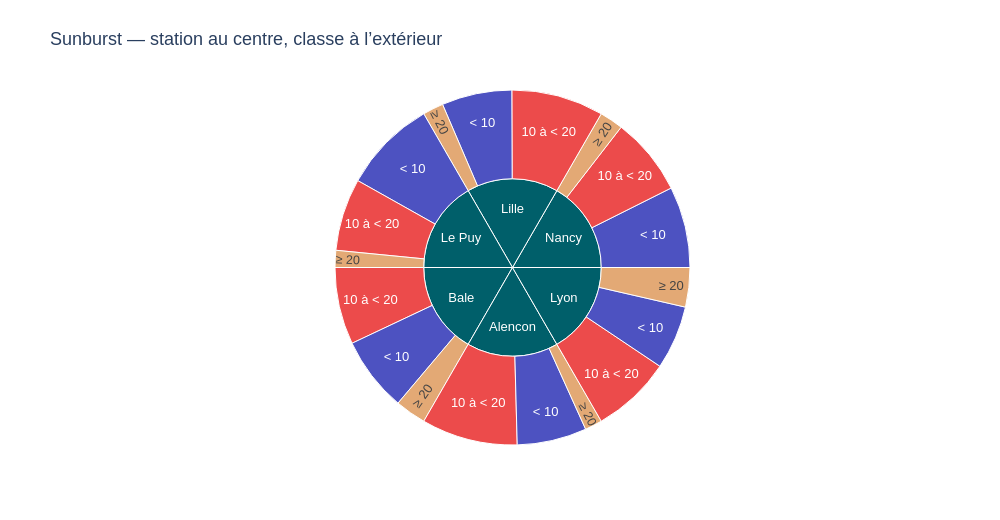

Notebook code cell kept with this figure:
### Markdown cell above
### <b><div style='padding:15px;background-color:#d8dcd6;color:#030aa7;font-size:120%;text-align: left'>Plotly</div></b>

### Code cell
ID_GRAPHIQUE = '05_06'
BIBLIOTHEQUE = 'plotly'
long=piv.rename_axis('Station').reset_index().melt(id_vars='Station',var_name='regime',value_name='n');long=long.loc[long.n.gt(0)]
fig=px.sunburst(long,path=['Station','regime'],values='n',color='regime',color_discrete_map=dict(zip(regimes,palette[:3])))
montrer_plotly(fig,'Sunburst — station au centre, classe à l’extérieur')

### Figure 1 — Plotly figure (JSON) as saved in the notebook; plotly's stock layout.template omitted (floating-point values rounded to 4 significant figures)
{"data": [{"branchvalues": "total", "customdata": [["(?)"], ["(?)"], ["(?)"], ["(?)"], ["(?)"], ["(?)"], ["10 à < 20"], ["10 à < 20"], ["10 à < 20"], ["10 à < 20"], ["10 à < 20"], ["10 à < 20"], ["< 10"], ["< 10"], ["< 10"], ["< 10"], ["< 10"], ["< 10"], ["≥ 20"], ["≥ 20"], ["≥ 20"], ["≥ 20"], ["≥ 20"], ["≥ 20"]], "domain": {"x": [0, 1], "y": [0, 1]}, "hovertemplate": "labels=%{label}<br>n=%{value}<br>parent=%{parent}<br>id=%{id}<br>regime=%{customdata[0]}<extra></extra>", "ids": ["Nancy", "Lille", "Le Puy", "Bale", "Alencon", "Lyon", "Lyon/10 à < 20", "Lille/10 à < 20", "Nancy/10 à < 20", "Bale/10 à < 20", "Alencon/10 à < 20", "Le Puy/10 à < 20", "Nancy/< 10", "Lyon/< 10", "Lille/< 10", "Le Puy/< 10", "Bale/< 10", "Alencon/< 10", "Alencon/≥ 20", "Bale/≥ 20", "Le Puy/≥ 20", "Lille/≥ 20", "Lyon/≥ 20", "Nancy/≥ 20"], "labels": ["Nancy", "Lille", "Le Puy", "Bale", "Alencon", "Lyon", "10 à < 20", "10 à < 20", "10 à < 20", "10 à < 20", "10 à < 20", "10 à < 20", "< 10", "< 10", "< 10", "< 10", "< 10", "< 10", "≥ 20", "≥ 20", "≥ 20", "≥ 20", "≥ 20", "≥ 20"], "marker": {"colors": ["#005f6a", "#005f6a", "#005f6a", "#005f6a", "#005f6a", "#005f6a", "#e50000", "#e50000", "#e50000", "#e50000", "#e50000", "#e50000", "#030aa7", "#030aa7", "#030aa7", "#030aa7", "#030aa7", "#030aa7", "#d8863b", "#d8863b", "#d8863b", "#d8863b", "#d8863b", "#d8863b"]}, "name": "", "parents": ["", "", "", "", "", "", "Lyon", "Lille", "Nancy", "Bale", "Alencon", "Le Puy", "Nancy", "Lyon", "Lille", "Le Puy", "Bale", "Alencon", "Alencon", "Bale", "Le Puy", "Lille", "Lyon", "Nancy"], "type": "sunburst", "values": [2927.0, 2927.0, 2927.0, 2927.0, 2927.0, 2927.0, 1277.0, 1474.0, 1251.0, 1233.0, 1538.0, 1158.0, 1298.0, 1020.0, 1122.0, 1497.0, 1198.0, 1113.0, 276.0, 496.0, 272.0, 331.0, 630.0, 378.0]}], "layout": {"font": {"family": "Arial", "size": 13}, "height": 520, "legend": {"tracegroupgap": 0}, "margin": {"b": 75, "l": 70, "r": 45, "t": 90}, "title": {"text": "Sunburst — station au centre, classe à l’extérieur"}, "width": 1000}}
